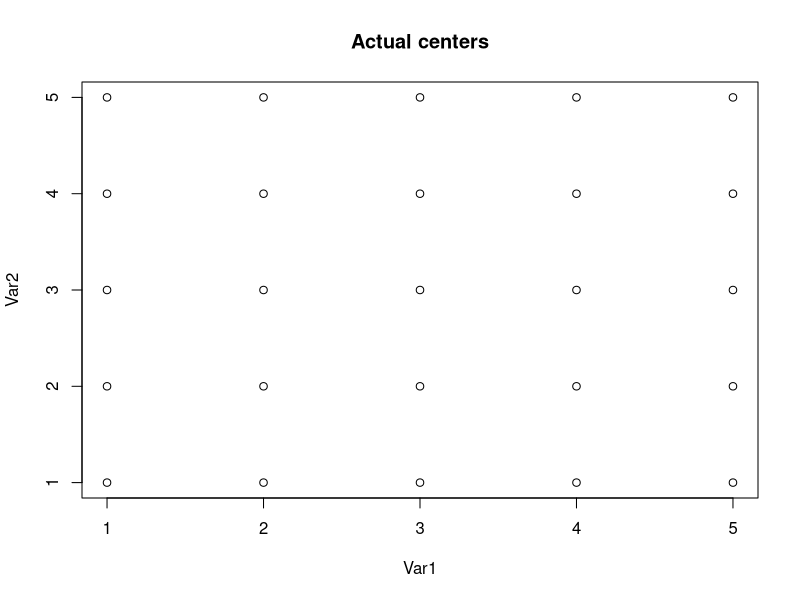
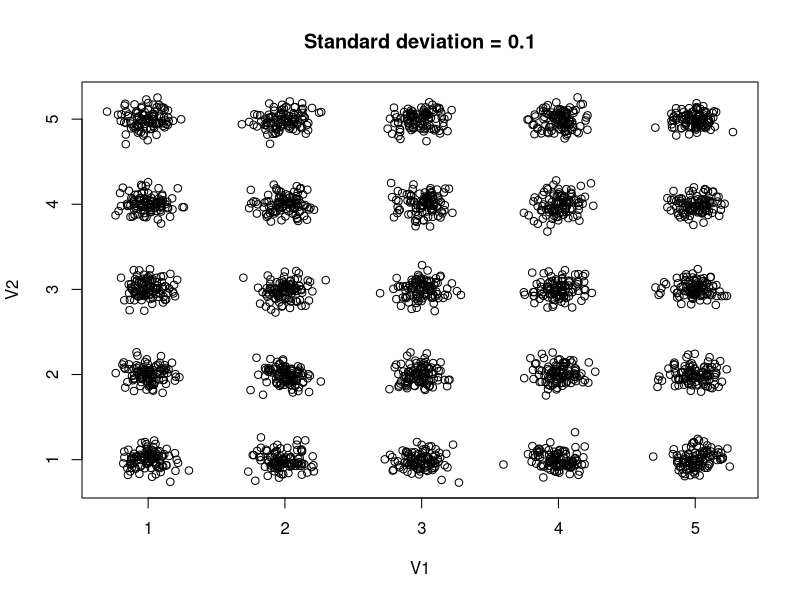
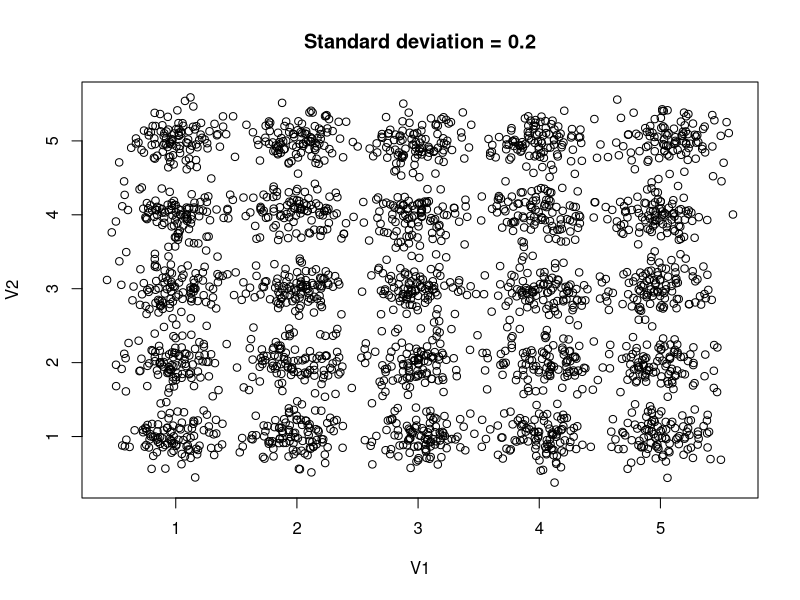
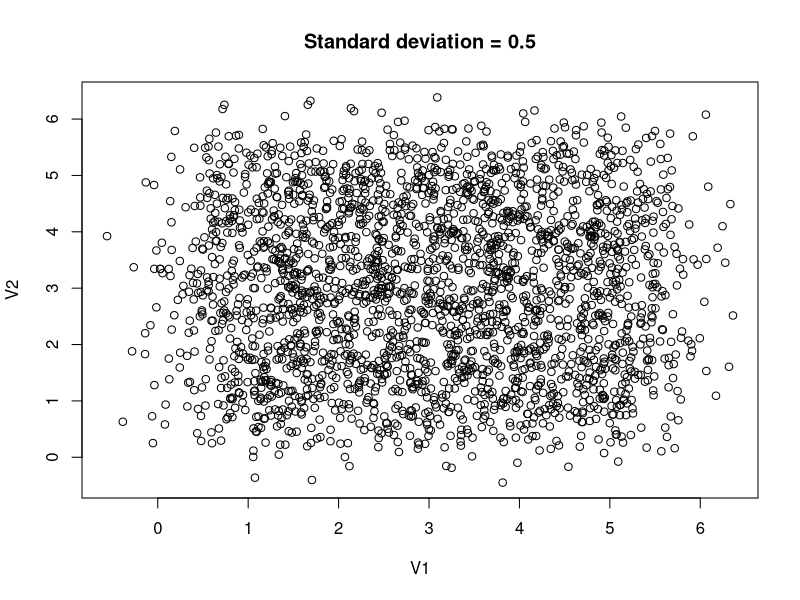
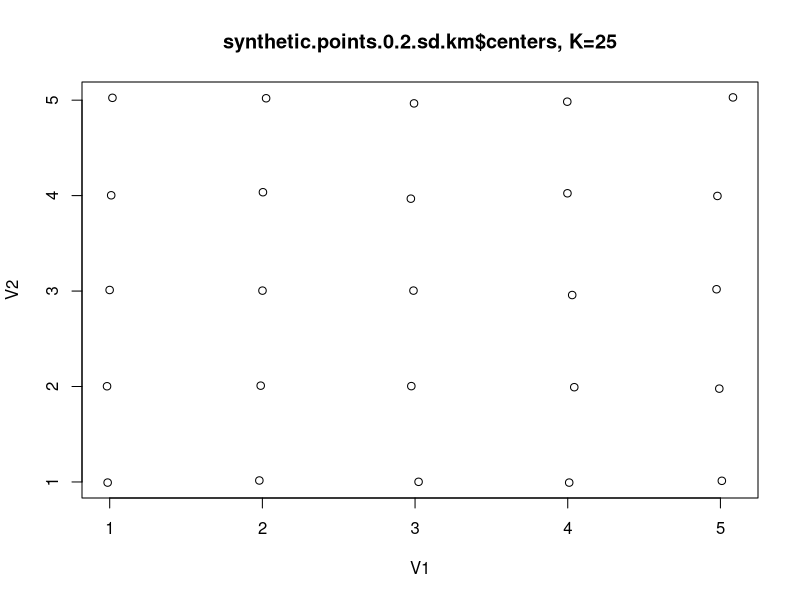
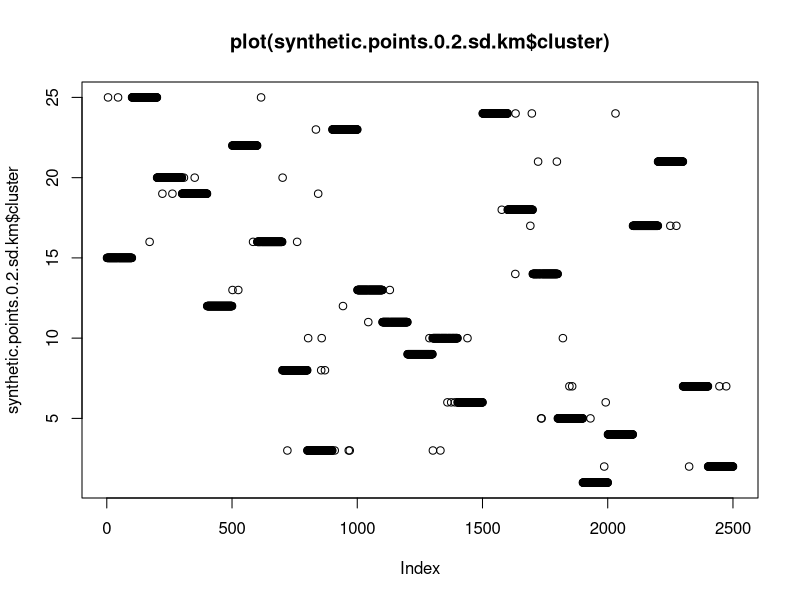
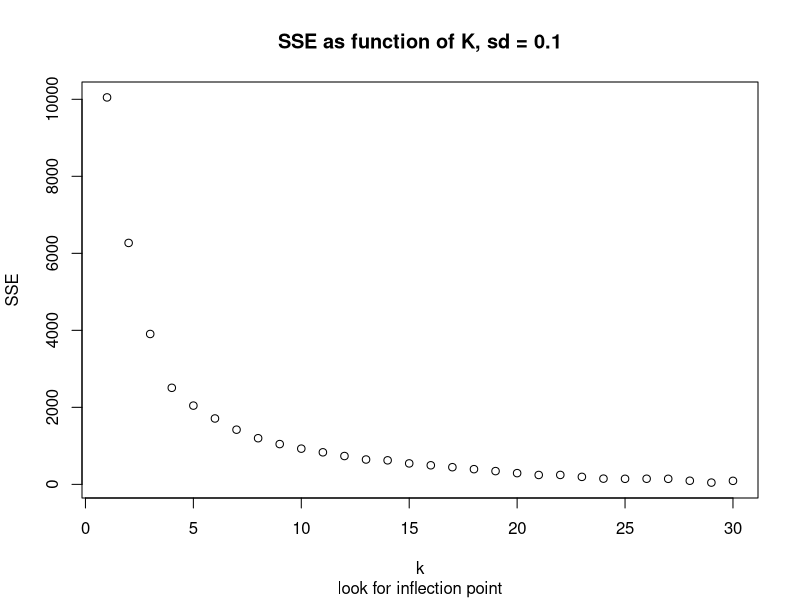
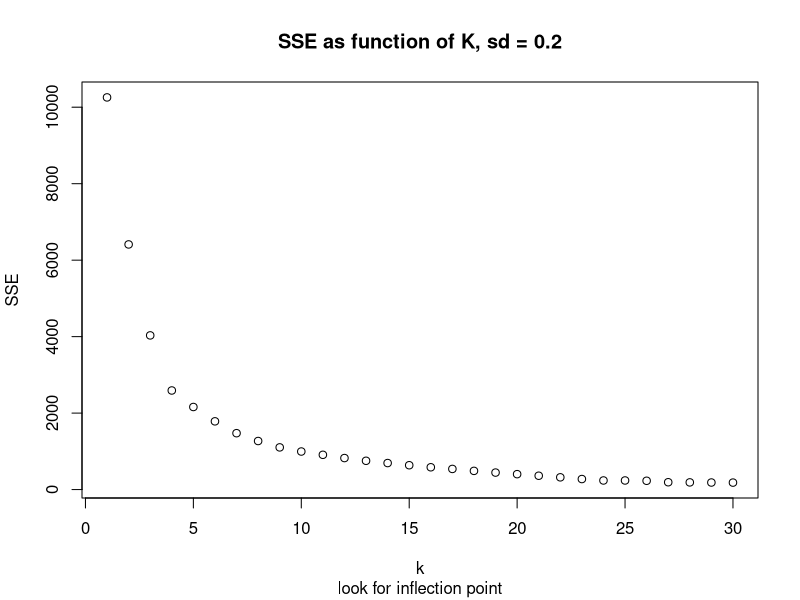

Write the R code that produced these figures, in order.
# Machine Learning 102 - Unsupervised - Hacker Dojo
# http://machinelearning102.pbworks.com/w/page/32890352/FrontPage
#
# Homework #2, Basic clustering 2
# Dave Abercrombie, Noveember 1 2011
#
# http://machinelearning102.pbworks.com/w/file/47470778/Homework2.txt
#
# Problem 1 of 1
#

#####################################################################
# Step 1. Generate synthetic dataset

# We want 25 cluster centers in a five-by-five grid with both X and Y
# taking on the values 1 through 5. Around each center, we will generate
# Gaussian distribution of random points, with a variety of standard deviations

ls()
setwd("/Users/dabercrombie/Documents/aberdave-repos/Machine-Learning/ml102/hw2")

# Step 1a - generate centers
# This handy function does what we in the database
# field might call a Cartesian product, i.e., all 
# combinations of the supplied vectors.
#
cluster.centers.actual.df <- expand.grid(
  1:5,
  1:5
)
# Interactive peek at these centers
#
plot(cluster.centers.actual.df, main="Actual centers")


# Step 1b Create a function that generates random points
# around a center cluster. 
#
point.generator.f <- function(
  center.vector,
  standard.deviation,
  point.count
) {
  cbind(
    rnorm(point.count, sd=standard.deviation) + center.vector[,1],
    rnorm(point.count, sd=standard.deviation) + center.vector[,2]
  )
}

# sanity check function using one center
cluster.centers.actual.df[22,]
point.generator.f(
  center.vector=cluster.centers.actual.df[22,], 
  standard.deviation=0.2, 
  point.count=10
)


# The problem calls for exploring three satnard
# deviations: sd = 0.1, sd = 0.2 and sd = 0.5.
# So I generate three synthetic datasets, one for
# each value of standard deviation. I copy code
# three times, should prably be another function!

# Loop through set of cluster centers, appending
# each center's points to a data frame with rbind()
# (must first initialize data frame to be empty)

# sd = 0.1
synthetic.points.0.1.sd.df <- data.frame()
for( i in 1:nrow(cluster.centers.actual.df) ) {
  synthetic.points.0.1.sd.df <- rbind(
    synthetic.points.0.1.sd.df,
    point.generator.f(
      center.vector=cluster.centers.actual.df[i,],   # the i-th row
      standard.deviation=0.1,                        # will vary later
      point.count=100
    )
  )
}
# sd = 0.2 
synthetic.points.0.2.sd.df <- data.frame()
for( i in 1:nrow(cluster.centers.actual.df) ) {
  synthetic.points.0.2.sd.df <- rbind(
    synthetic.points.0.2.sd.df,
    point.generator.f(
      center.vector=cluster.centers.actual.df[i,],   # the i-th row
      standard.deviation=0.2,                        # will vary later
      point.count=100
    )
  )
}
# sd = 0.5
synthetic.points.0.5.sd.df <- data.frame()
for( i in 1:nrow(cluster.centers.actual.df) ) {
  synthetic.points.0.5.sd.df <- rbind(
    synthetic.points.0.5.sd.df,
    point.generator.f(
      center.vector=cluster.centers.actual.df[i,],   # the i-th row
      standard.deviation=0.5,                        # varied from above
      point.count=100
    )
  )
}


# Sanity check generated points
#
dim(synthetic.points.0.1.sd.df)
dim(synthetic.points.0.2.sd.df)
dim(synthetic.points.0.5.sd.df)

plot(synthetic.points.0.1.sd.df, main="Standard deviation = 0.1")
plot(synthetic.points.0.2.sd.df, main="Standard deviation = 0.2")
plot(synthetic.points.0.5.sd.df, main="Standard deviation = 0.5")


#####################################################################
# Step 2. Sanity check use of kmeans()

synthetic.points.0.2.sd.km <- kmeans(
  x=synthetic.points.0.2.sd.df,
  centers=25,
  iter.max=20,
  nstart=10
)

# Interactive look at return value structure
#
summary(synthetic.points.0.2.sd.km)
str(synthetic.points.0.2.sd.km)
plot(synthetic.points.0.2.sd.km$centers, main="synthetic.points.0.2.sd.km$centers, K=25")
plot(synthetic.points.0.2.sd.km$cluster, main="plot(synthetic.points.0.2.sd.km$cluster)")


#####################################################################
# Step 3, Write a function to return SSE for a dataset and value of K

km.sse.f <- function(
  df.arg,
  centers.arg
) {
  tmp.km <- kmeans(
    x=df.arg,
    centers=centers.arg,
    iter.max=20,
    nstart=10
  )
  # Pretty sure that I should return tot.withinss rather
  # than totss. They have the same definition in the docs!
  #
  # "total within-cluster sum of squares" and
  #
  # yet thay have different values. It appears that
  # 
  #    totss = tot.withinss + betweenss
  #
  # and that totss does NOT change much with K.
  # 
  # The text calls for just "the SSE" on page 546
  # and it does not seem as if between cluster errors
  # are anywhere near as important as within cluster.
  # So I conclude that we want to return tot.withinss
  #
  tmp.km$tot.withinss
}

# sanity check function
km.sse.f(synthetic.points.0.2.sd.df, 20)

#####################################################################
# Step 4. Write single-arg functions to return SSE for a value of K
#         One function for each sd dataframe: this allows the use
#         of sapply() to generate a plot of SSE function of only K


km.sse.0.1.sd.f <- function(k) {
  # returns tot.withinss for a
  # hardcoded data frame and an
  # single argument of K. For use
  # with sapply()
  km.sse.f(
    df.arg=synthetic.points.0.1.sd.df, 
    centers.arg=k
  )
}
km.sse.0.2.sd.f <- function(k) {
  km.sse.f(
    df.arg=synthetic.points.0.2.sd.df, 
    centers.arg=k
  )
}
km.sse.0.5.sd.f <- function(k) {
  km.sse.f(
    df.arg=synthetic.points.0.5.sd.df, 
    centers.arg=k
  )
}


#####################################################################
# Step 5. Plot SSE as function of K, look for inflection point


# These all look about the same, but with different range of SSE
# Inflection is not obvious, but perhaps around 5 or so?
#

plot(
    sapply(1:30, km.sse.0.1.sd.f), 
    main="SSE as function of K, sd = 0.1",
    sub="look for inflection point",
    xlab="k",
    ylab="SSE"
)
plot(
    sapply(1:30, km.sse.0.2.sd.f), 
    main="SSE as function of K, sd = 0.2",
    sub="look for inflection point",
    xlab="k",
    ylab="SSE"
)
plot(
    sapply(1:30, km.sse.0.5.sd.f), 
    main="SSE as function of K, sd = 0.5",
    sub="look for inflection point",
    xlab="k",
    ylab="SSE"
)


#####################################################################
# Step 6. use AIC method to find optimal K

# Akaike Information Criterion or AIC
# Equation 197
# Cluster cardinality in K-means
# Christopher D. Manning
# Introduction to Information Retrieval, Cambridge University Press. 2008.
# http://nlp.stanford.edu/IR-book/html/htmledition/cluster-cardinality-in-k-means-1.html


# I am not sure what to use for M

M = 50

km.aic.0.1.sd.f <- function(k) {
  # returns Equation 197 for a
  # hardcoded data frame and an
  # single argument of K. For use
  # with sapply()
  km.sse.0.1.sd.f(k) + (2 * M * k)
}
plot(
    sapply(1:30, km.aic.0.1.sd.f), 
    main=paste("Equation 197 as function of K, sd = 0.1, M = ", M),
    sub="look for minimum",
    xlab="k",
    ylab="Eq. 197"
)


km.aic.0.2.sd.f <- function(k) {
  km.sse.0.2.sd.f(k) + (2 * M * k)
}
plot(
    sapply(1:30, km.aic.0.2.sd.f), 
    main=paste("Equation 197 as function of K, sd = 0.2, M = ", M),
    sub="look for minimum",
    xlab="k",
    ylab="Eq. 197"
)


km.aic.0.5.sd.f <- function(k) {
  km.sse.0.5.sd.f(k) + (2 * M * k)
}
plot(
    sapply(1:30, km.aic.0.5.sd.f), 
    main=paste("Equation 197 as function of K, sd = 0.5, M = ", M),
    sub="look for minimum",
    xlab="k",
    ylab="Eq. 197"
)
